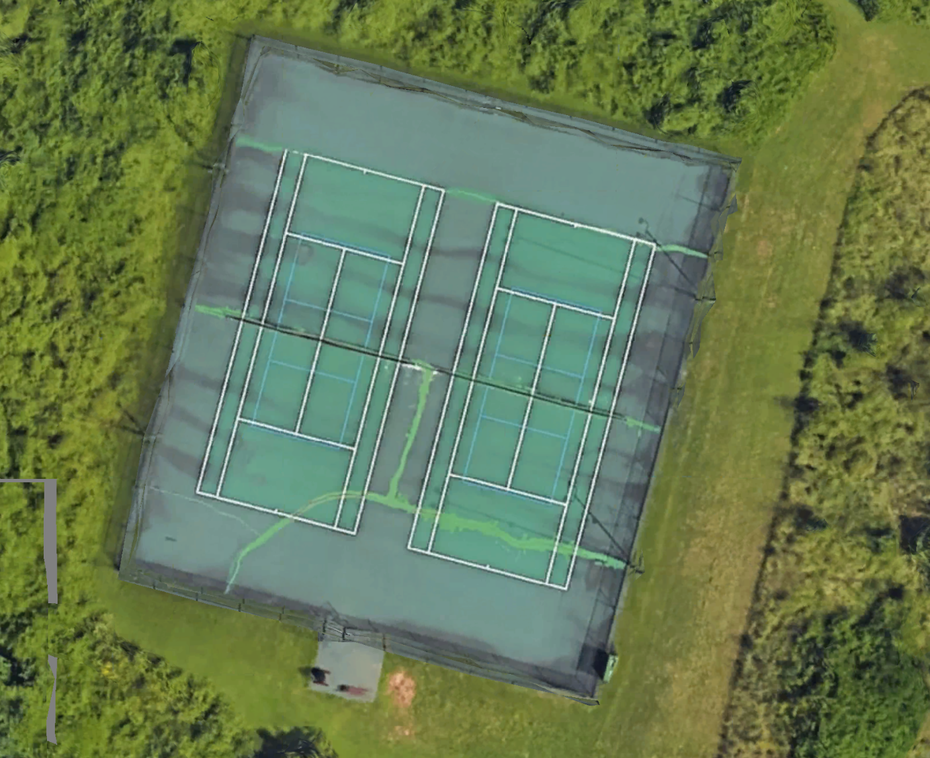
#> input picture 3.png, 930 x 758 px, shrunk from 1406 x 1146 before the run
$ python new.py   (older library calls are emulated)
#> lines starting #> are read from the running program, lines starting #| are printed output that depends on the picture
import cv2
import numpy as np

def preprocess_image(image_path):
#> called with image_path = '3.png'
    image = cv2.imread(image_path)
#> image is the input picture: shape (758, 930, 3); mean B, G, R 82.5, 121.8, 101.6
    gray = cv2.cvtColor(image, cv2.COLOR_BGR2GRAY)
    return gray

def compute_derivatives(gray_image):
    sobel_x = cv2.Sobel(gray_image, cv2.CV_64F, 1, 0, ksize=3)
    sobel_y = cv2.Sobel(gray_image, cv2.CV_64F, 0, 1, ksize=3)
    laplacian_x = cv2.Sobel(sobel_x, cv2.CV_64F, 1, 0, ksize=3)
    laplacian_y = cv2.Sobel(sobel_y, cv2.CV_64F, 0, 1, ksize=3)
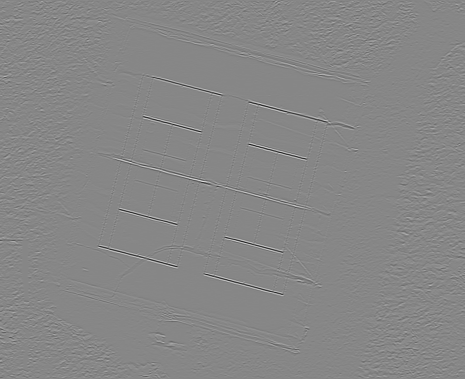
#> laplacian_y: shape (758, 930) float64 (shown at 1/2 size); min -4280, max 3812, mean 0; drawn with min black and max white
    return sobel_x, sobel_y, laplacian_x, laplacian_y

def find_bright_lines(sobel, laplacian):
    bright_lines = (sobel > 50) & (laplacian < -50)
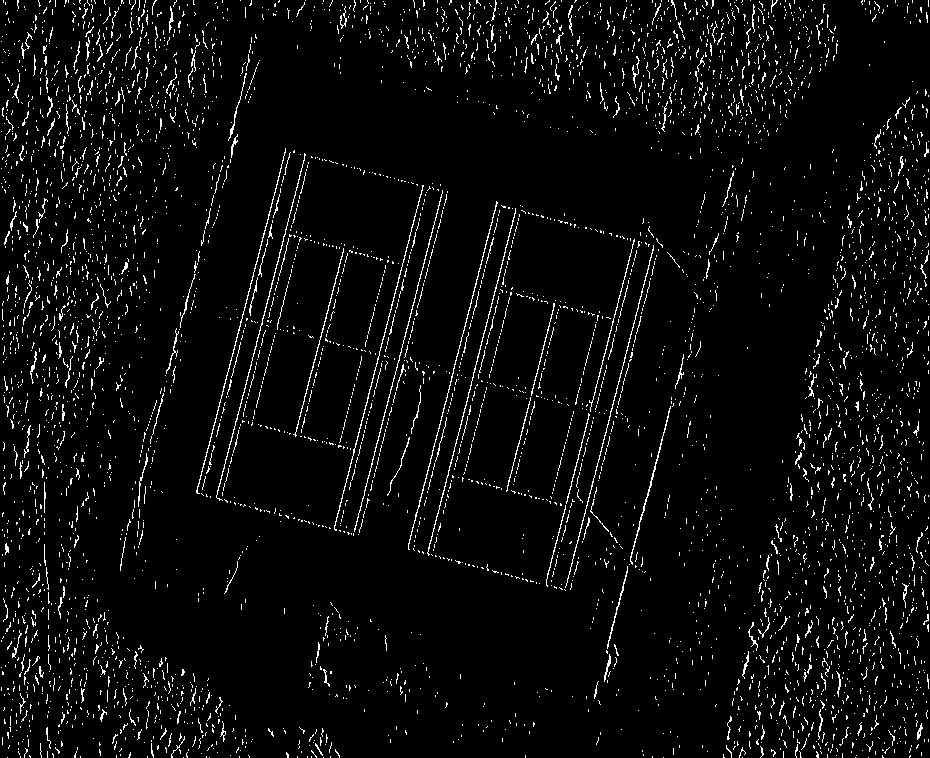
#> bright_lines: shape (758, 930) bool; 4.4% white in thin lines or dots
    return bright_lines.astype(np.uint8) * 255
#> returned value: shape (758, 930); 4.4% white in thin lines or dots
#> in find_bright_lines (call 2), `bright_lines = (sobel > 50) & (laplacian < -50)`:
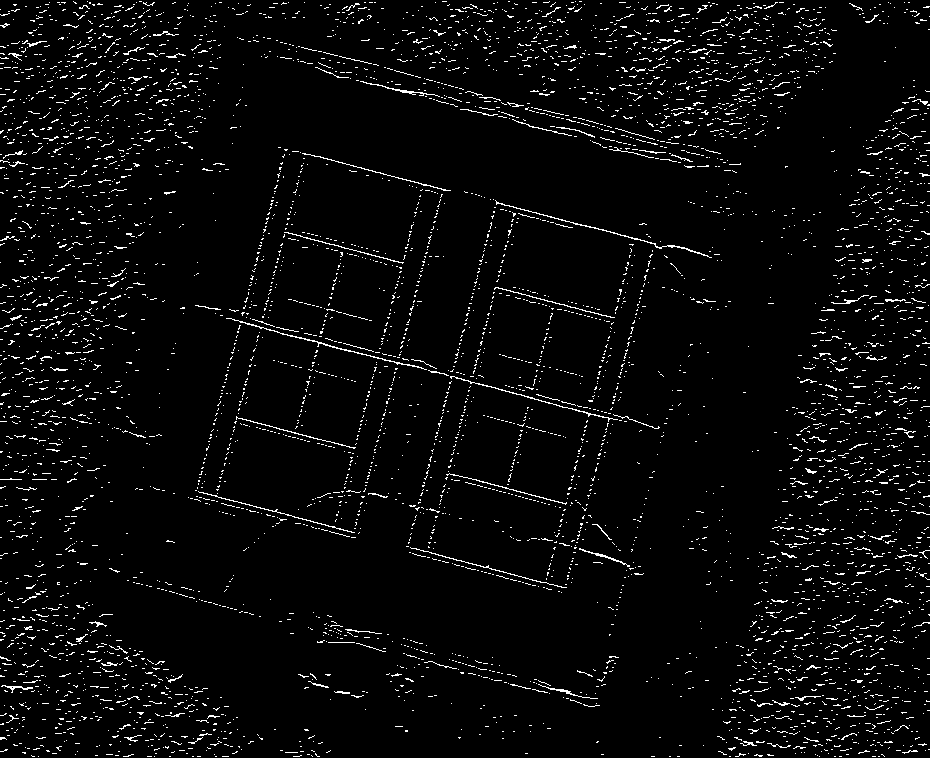
#> bright_lines: shape (758, 930) bool; 3.8% white in thin lines or dots
#> in visualize_lines, `combined_lines = np.maximum(bright_lines_x, bright_lines_y)`:
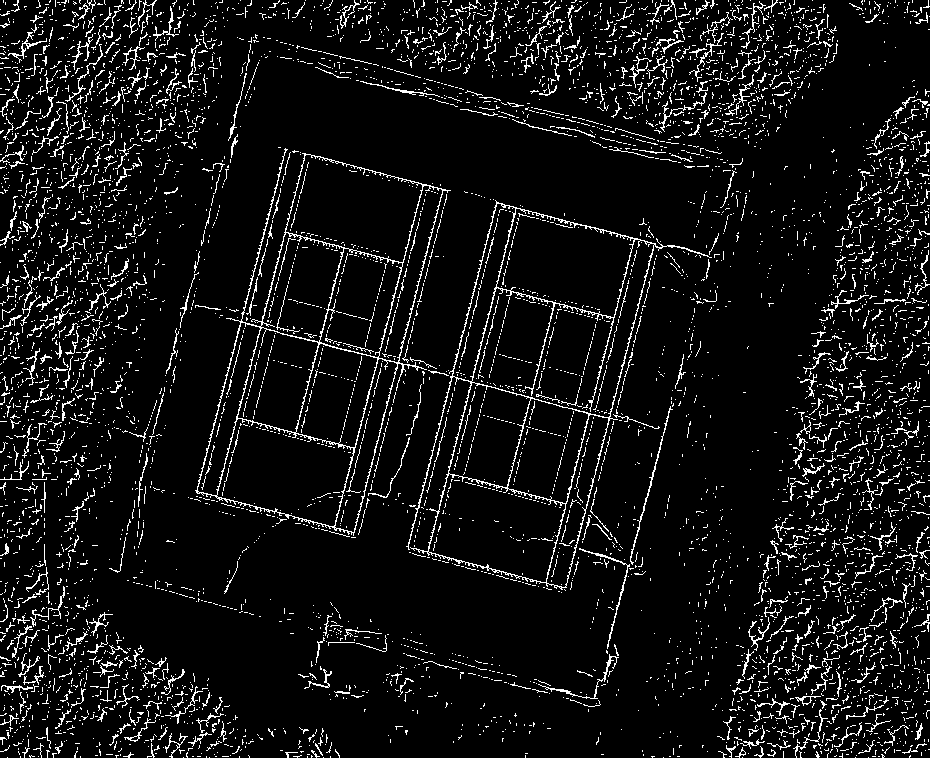
#> combined_lines: shape (758, 930); 7.6% white in thin lines or dots

def detect_and_filter_lines(image, min_length):
#> called with min_length = 35
    lines = cv2.HoughLinesP(image, 1, np.pi / 180, threshold=50, minLineLength=min_length, maxLineGap=10)
#> lines = 483 rows, first 6: [606, 650, 670, 408], [284, 149, 450, 190], [398, 361, 614, 419], [448, 472, 571, 505], [722, 212, 735, 164], [351, 537, 417, 290]
    line_image = np.zeros_like(image)
    if lines is not None:
        for line in lines:
            x1, y1, x2, y2 = line[0]
            cv2.line(line_image, (x1, y1), (x2, y2), 255, 1)
#> this loop made 483 passes
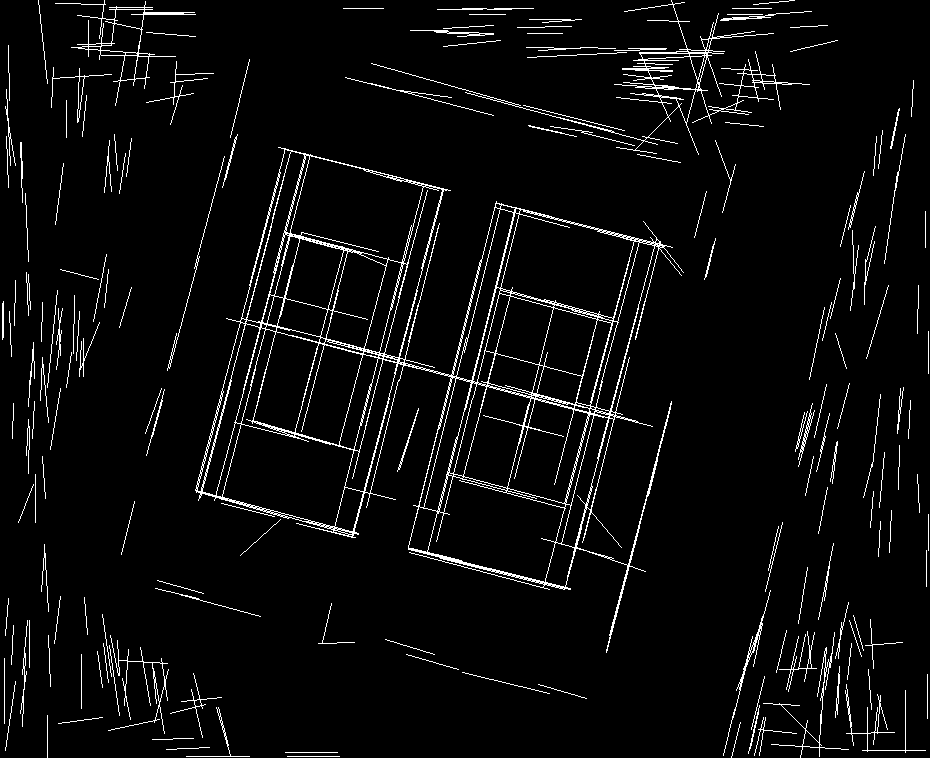
#> line_image: shape (758, 930); 4.5% white in thin lines or dots
    return line_image

def visualize_lines(image, bright_lines_x, bright_lines_y):
    combined_lines = np.maximum(bright_lines_x, bright_lines_y)
    filtered_lines = detect_and_filter_lines(combined_lines, min_length=35)
    combined_image = cv2.cvtColor(image, cv2.COLOR_GRAY2BGR)
    combined_image[filtered_lines == 255] = [0, 255, 0]
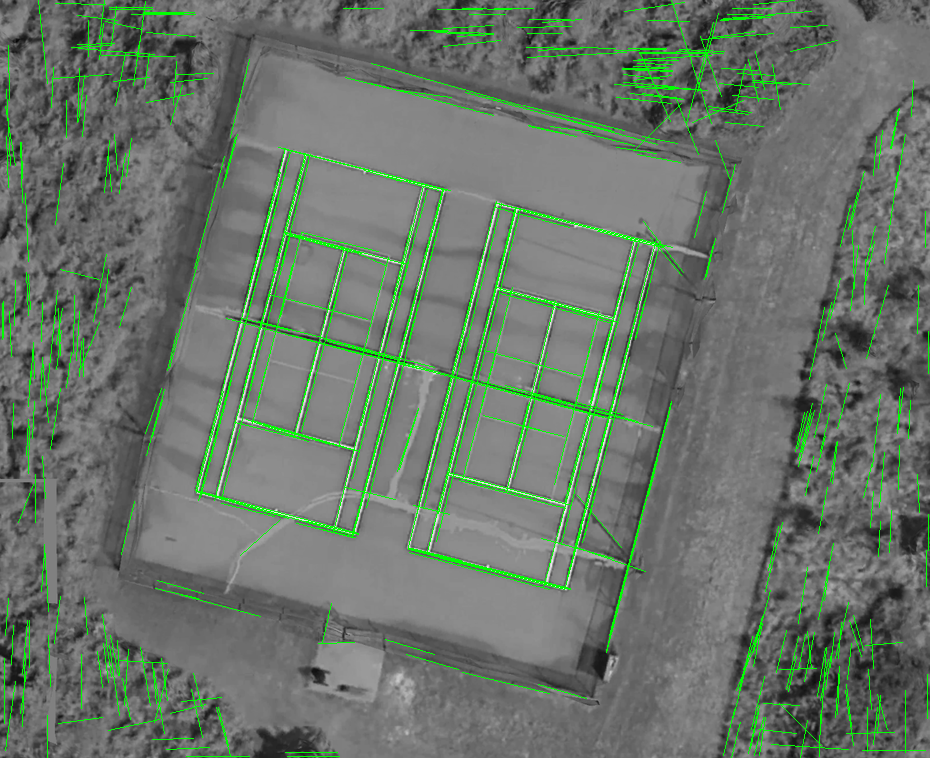
#> combined_image: shape (758, 930, 3); mean B, G, R 105.8, 117.2, 105.8
    return combined_image

image_path = '3.png'
gray_image = preprocess_image(image_path)
sobel_x, sobel_y, laplacian_x, laplacian_y = compute_derivatives(gray_image)

bright_lines_x = find_bright_lines(sobel_x, laplacian_x)
bright_lines_y = find_bright_lines(sobel_y, laplacian_y)

output_image = visualize_lines(gray_image, bright_lines_x, bright_lines_y)

cv2.imshow('Bright Lines', output_image)
cv2.waitKey(0)
cv2.destroyAllWindows()

$ run again, with 1.png copied over 3.png
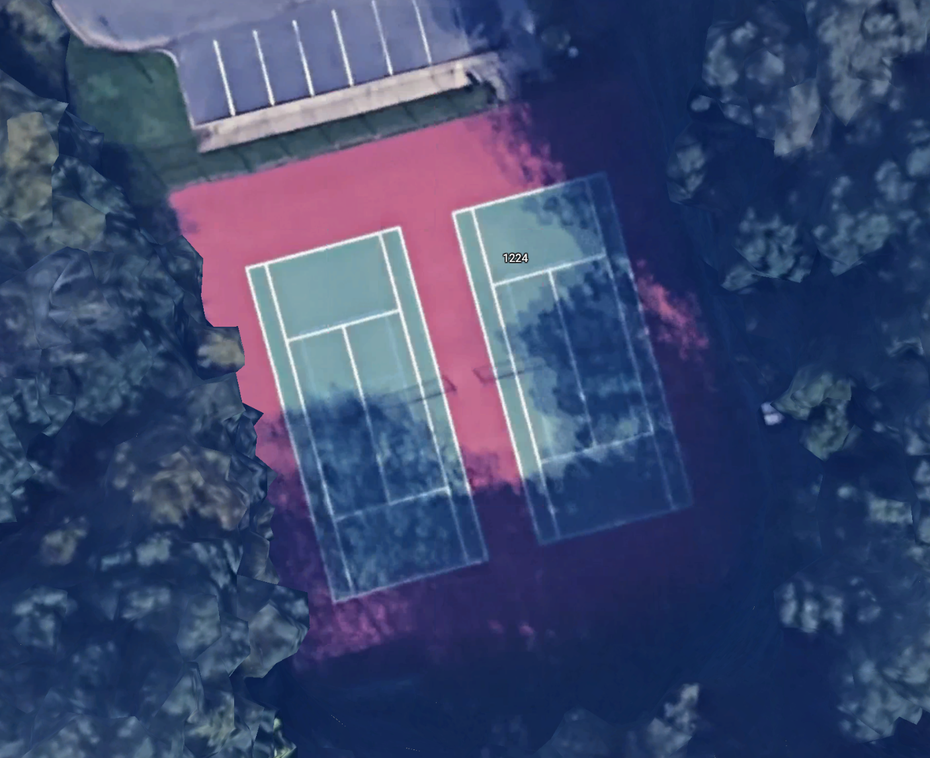
#> input picture 1.png, 930 x 758 px, shrunk from 1406 x 1146 before the run
#> in preprocess_image, image is the input picture: shape (758, 930, 3); mean B, G, R 110.6, 73.2, 60.8
#> in find_bright_lines, `bright_lines = (sobel > 50) & (laplacian < -50)`:
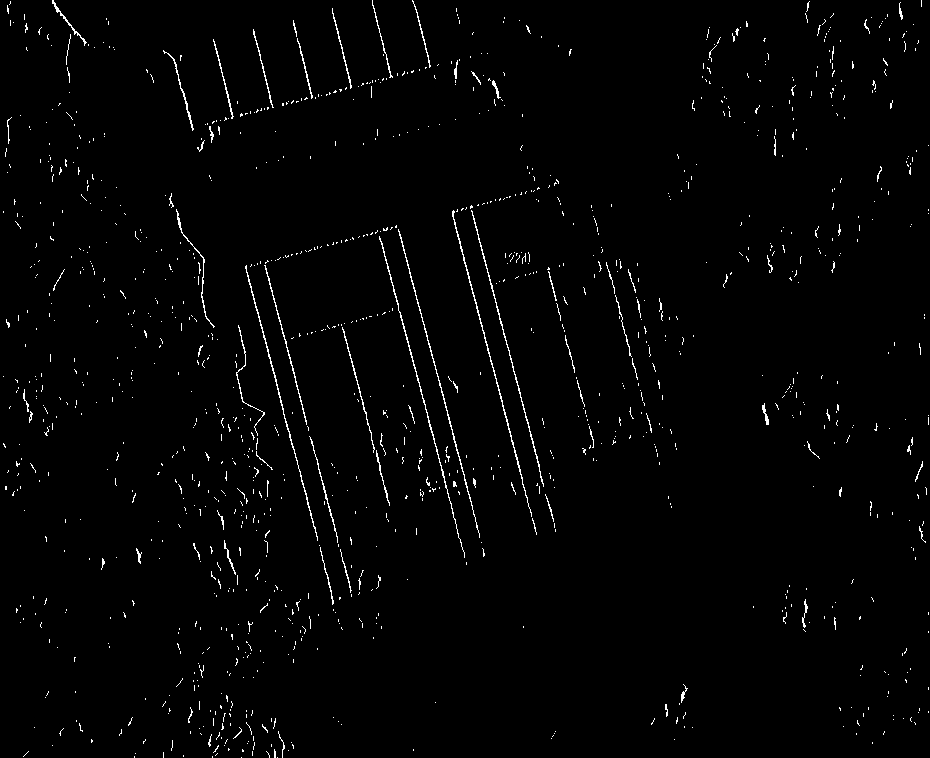
#> bright_lines: shape (758, 930) bool; 1.5% white in thin lines or dots
#> bright_lines: shape (758, 930) bool; 1.3% white in thin lines or dots
#> combined_lines: shape (758, 930); 2.7% white in thin lines or dots
#> lines = 82 rows, first 6: [377, 230, 466, 563], [245, 268, 400, 227], [451, 212, 522, 477], [397, 226, 479, 534], [192, 127, 493, 52], [264, 262, 337, 537]
#> the loop in detect_and_filter_lines, `for line in lines:` made 82 passes
#> in visualize_lines, `combined_image[filtered_lines == 255] = [0, 255, 0]`:
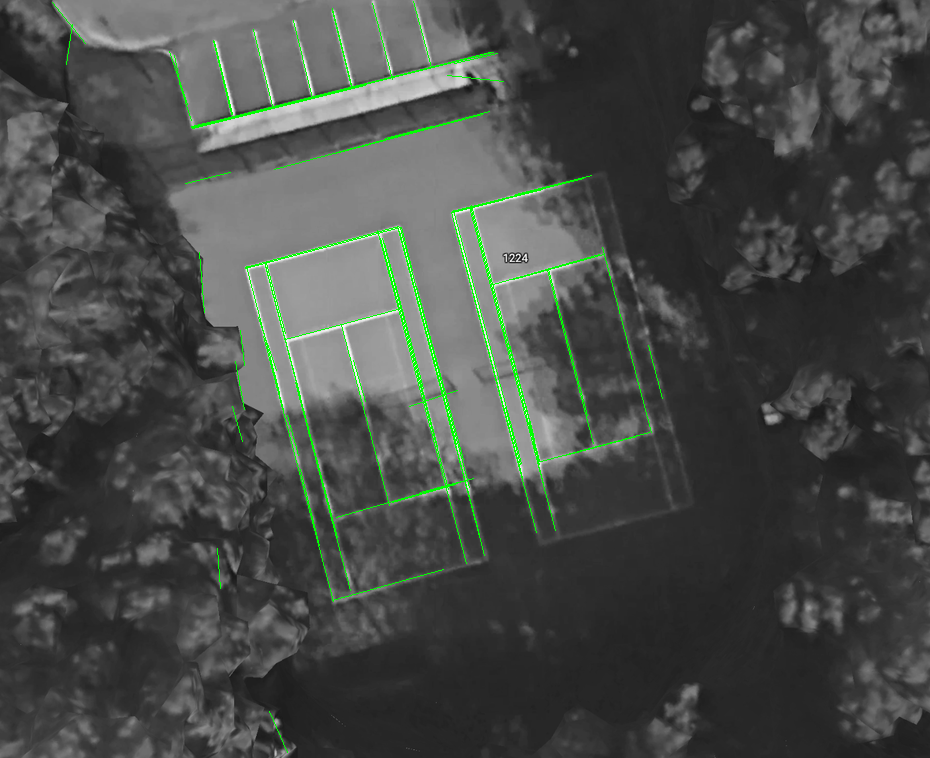
#> combined_image: shape (758, 930, 3); mean B, G, R 71.6, 74.9, 71.6

$ run again, with 2.png copied over 3.png
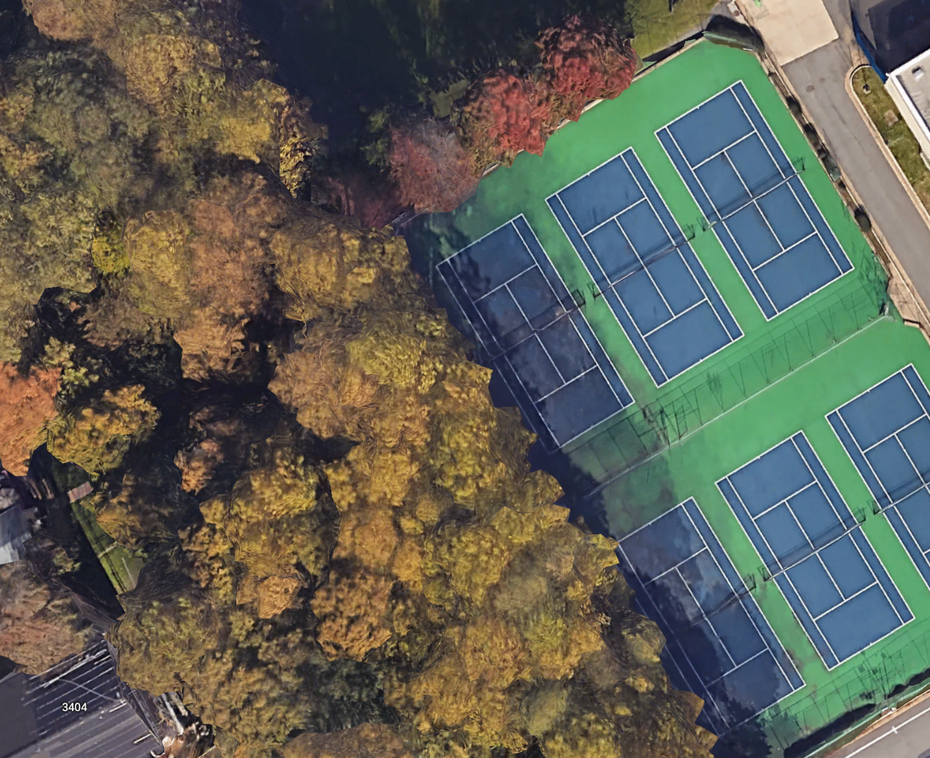
#> input picture 2.png, 930 x 758 px, shrunk from 1406 x 1146 before the run
#> in preprocess_image, image is the input picture: shape (758, 930, 3); mean B, G, R 85.2, 96.4, 95
#> in find_bright_lines, `bright_lines = (sobel > 50) & (laplacian < -50)`:
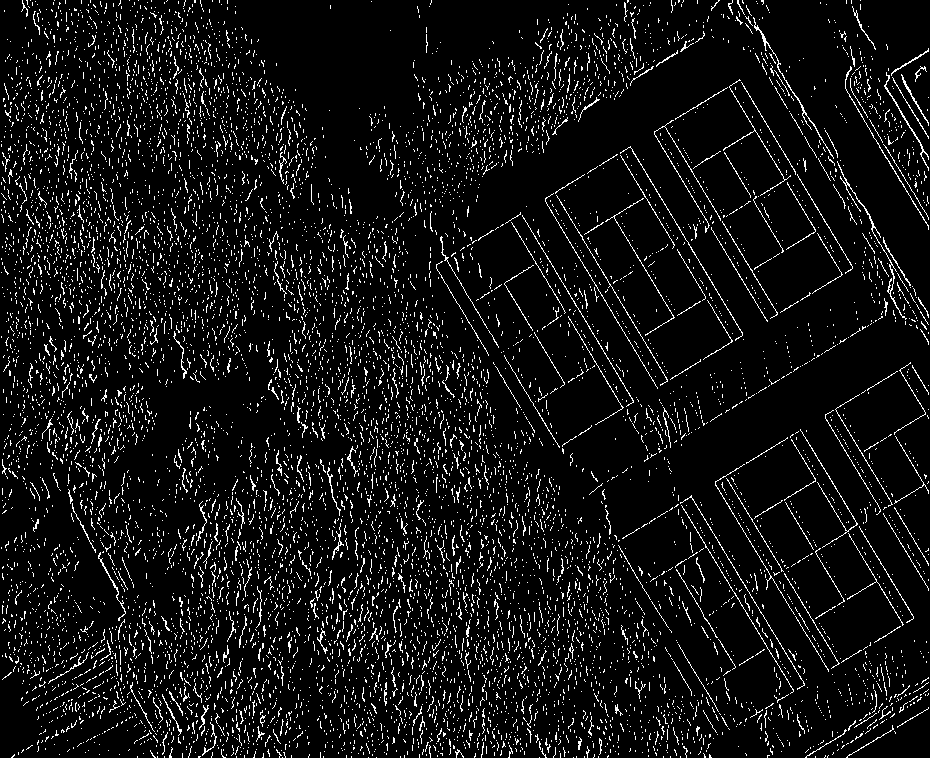
#> bright_lines: shape (758, 930) bool; 7.3% white in thin lines or dots
#> bright_lines: shape (758, 930) bool; 6.9% white in thin lines or dots
#> combined_lines: shape (758, 930); 12.9% white in thin lines or dots
#> lines = 1572 rows, first 6: [691, 496, 804, 684], [510, 220, 652, 456], [665, 127, 777, 313], [825, 415, 928, 587], [631, 147, 744, 334], [727, 479, 845, 674]
#> the loop in detect_and_filter_lines, `for line in lines:` made 1572 passes
#> in visualize_lines, `combined_image[filtered_lines == 255] = [0, 255, 0]`:
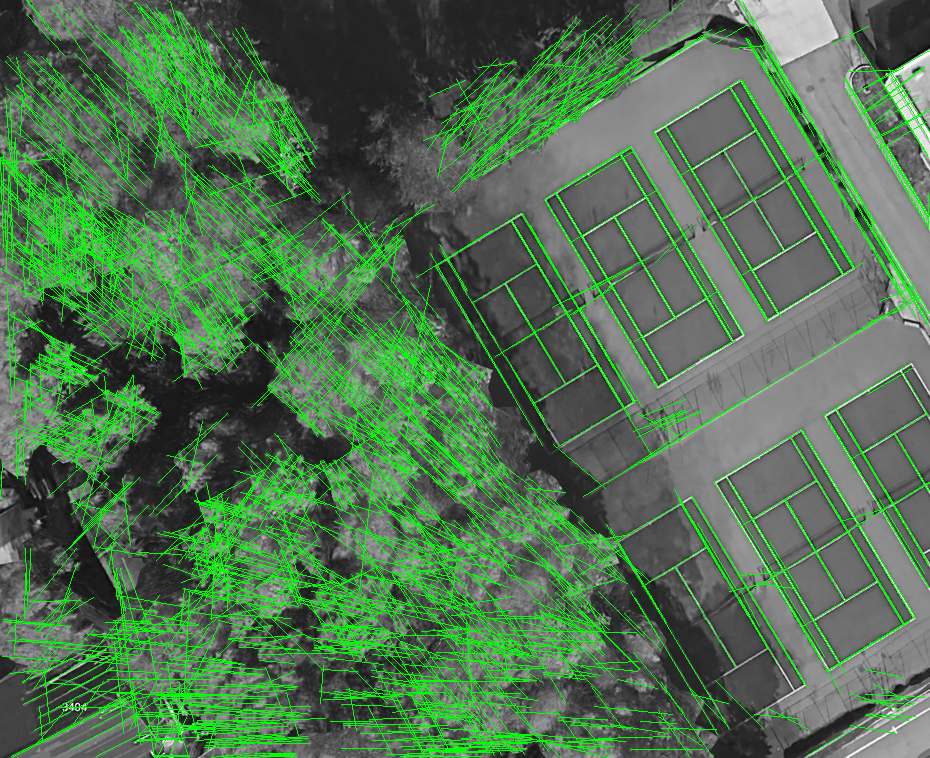
#> combined_image: shape (758, 930, 3); mean B, G, R 80.1, 113.7, 80.1
